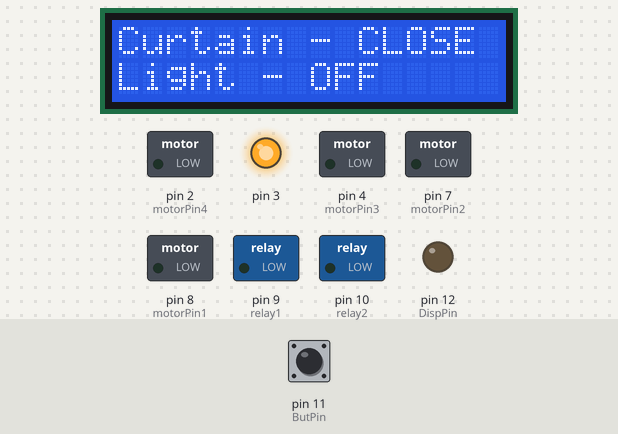
Recording of a sketch running on a simulated Arduino Uno, built with avr-gcc and run on an emulated ATmega328P. Shown: 16×2 character LCD, switched loads named in the sketch (green lamp = pin HIGH), output pins drawn as LEDs (lit = HIGH). The test bench sets the inputs (shaded band); at power-on: pin 11 (ButPin) LOW. What the sketch prints to the serial monitor is not drawn.

Above: at 7.4 s.
7.5 s: pin 11 (ButPin) pulled HIGH for 0.15 s
At 8.4 s:
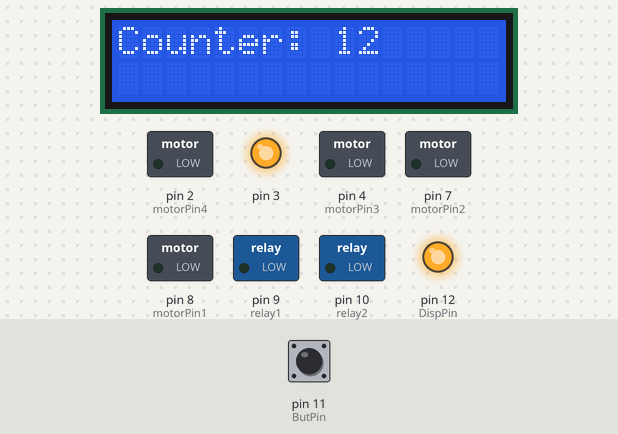
10.6 s: pin 11 (ButPin) pulled HIGH for 3.2 s
At 12.4 s:
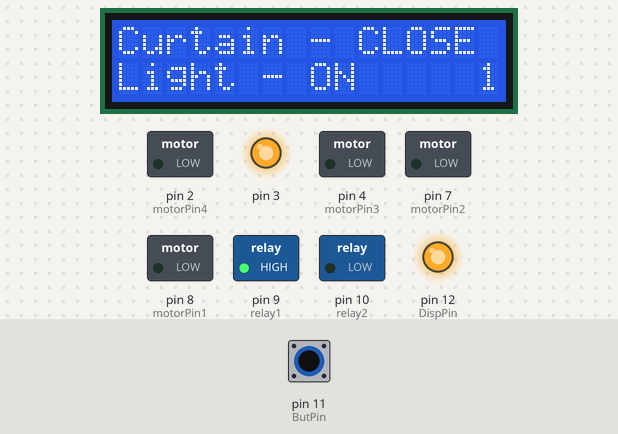
At 16.71 s:
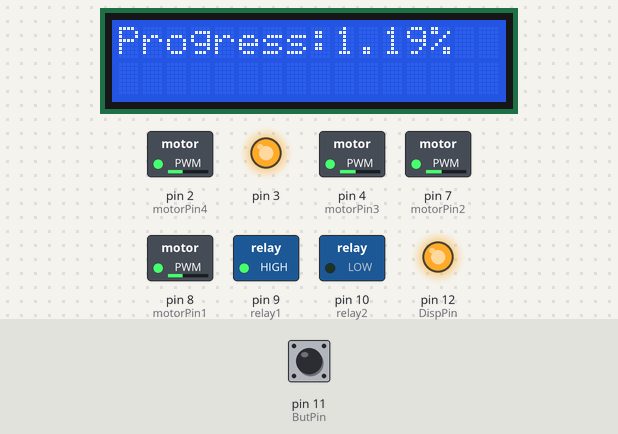
Timing chart, 0 to 43.1 s (numbered marks = the images above; inputs shaded):
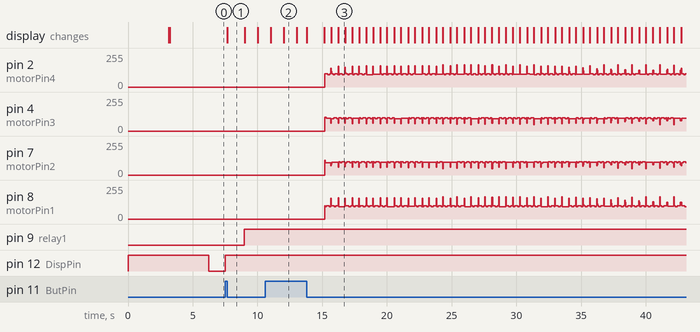

The sketch:

homecontrol.ino
```cpp
#include "LiquidCrystal_I2C.h"
#include "utility/twi.h"
#include "Wire.h"
#include <RCSwitch.h>

RCSwitch mySwitch = RCSwitch();

LiquidCrystal_I2C lcd(0x27,16,2);

int motorPin1         = 8;        // Pin мотора 1
int motorPin2         = 7;        // Pin мотора 2
int motorPin3         = 4;        // Pin мотора 3
int motorPin4         = 2;        // Pin мотора 4
int relay1            = 9;        // Реле1
int relay2            = 10;       // Реле2
int ButPin            = 11;       // Подключаем кнопку к выходу 11
int DispPin           = 12;       //Подсветка дисплея
int count             = 0;        // Количество секунд
int delay_count       = 0;        // Счетчик адержки
int lightValue        = 0;        // Начальное значение света
int curtainValue      = 1;        // Начальное значение занавески 1-закрыта 0-открыта
float openCloseValue  = 10752.0;     // Количесво шагов (1 оборот = 512 шагов)
int lookup[8] = {B01000, B01100, B00100, B00110, B00010, B00011, B00001, B01001};
int a                 = 0;

/*------------------------------------ Установка и настройка ------------------------------------*/
void setup(){
  Serial.begin(9600);
  pinMode(3, OUTPUT);
  digitalWrite(3, HIGH);
  mySwitch.enableReceive(0);
  pinMode(relay1, OUTPUT);
  pinMode(relay2, OUTPUT);
  pinMode(motorPin1,OUTPUT);
  pinMode(motorPin2,OUTPUT);
  pinMode(motorPin3,OUTPUT);
  pinMode(motorPin4,OUTPUT);
  pinMode(DispPin, OUTPUT);
  pinMode(ButPin, INPUT);
  digitalWrite(relay1, LOW);
  digitalWrite(DispPin, HIGH);
  digitalWrite(motorPin1, LOW);
  digitalWrite(motorPin2, LOW);
  digitalWrite(motorPin3, LOW);
  digitalWrite(motorPin4, LOW);


  lcd.begin(16, 2);


  Wire.begin();
  lcd.init();                      // initialize the lcd
  lcd.backlight();
  lcd.home();
  lcd.clear();
  lcd.print("Homecontrol v1.1");
  delay(3000);
  lcd.clear();
  delay(50);
  displayStat();
  delay(3000);
  digitalWrite(DispPin, LOW);
}

/*------------------------------------ Основной цикл --------------------------------------------*/
void loop() {

  if (Serial.available()) {a = Serial.parseInt(); if (a==1){action(20); } }
  if (digitalRead(ButPin) == HIGH){buttonAction();}
}
/*------------------------------------ Обработка кнопки -----------------------------------------*/
void buttonAction () {
  lightDisplay(1);
  count = 0;
  delay_count = 0;
  while(delay_count < 100) {
    if (digitalRead(ButPin) == HIGH)
    {
      count++;
      lightCountPrint();
      Serial.print("Counter: "); Serial.println(count);

      } else {
        delay_count++;
        Serial.print("Timeout: "); Serial.println(delay_count);
      }
    }
    Serial.println("Done!");
  action(count);
  }

void action(int count) {
  if(count > 10){
    if (count <= 50)
    {
      lightValue = !lightValue;
      Serial.println("Invert Ligth Value");
      ligth();
    } else{
       Serial.println("Invert Zanaveska Value");
       curtain();
       motorClear();
    }
  }
}
```

display.pde
```cpp
void displayStat() {
	lcd.clear();
	lcd.setCursor(0,0);
	if(curtainValue){
	   lcd.print("Curtain");
	   lcd.print(" - ");
	   lcd.print("CLOSE");
	} else {
		lcd.print("Curtain");
	    lcd.print(" - ");
	    lcd.print("OPEN");
	}
	lcd.setCursor(0,1);
	if(lightValue){
	    lcd.print("Light");
	    lcd.print(" - ");
	    lcd.print("ON");
	} else {
		lcd.print("Light");
	    lcd.print(" - ");
	    lcd.print("OFF");
	}
}
void lightDisplay(int li) {
	switch (li) {
		case 0:
			for(int i=3; i>=0; i--){
				lcd.setCursor(15,1);
				delay(1000);
				lcd.print(i);
			}
			displayStat();
			digitalWrite(DispPin, LOW);
			break;
		case 1:
			digitalWrite(DispPin, HIGH);
			break;
	}
}
void lightCountPrint() {
	lcd.clear();
	lcd.setCursor(0,0);
	lcd.print("Counter: "); lcd.print(count);
}
```

ligth.pde
```cpp
/*------------------------------------ Воключение или выключение света ------------------------------*/
void ligth() {
  if (lightValue)
  {
    digitalWrite(relay1, HIGH);
  } else {
    digitalWrite(relay1, LOW);
  }
  displayStat();
  lightDisplay(0);
}
```

motor.pde
```cpp
/*------------------------------------ Шторы ---------------------------------------------------------*/
void curtain() {
  if (curtainValue)
  {
    for(int i=0; i<=openCloseValue; i++) {
      int x = i % 64;
      if(!x){
        lcd.clear();
        lcd.print("Progress:");
        lcd.print(i/openCloseValue*100);
        lcd.print("%");
      }
      Motor(motorPin1, motorPin2, motorPin3, motorPin4, 0);
    }
  } else {
    for(int i=0; i<=openCloseValue; i++) {
      int x = i % 64;
      if(!x){
        lcd.clear();
        lcd.print("Progress:");
        lcd.print(i/openCloseValue*100);
        lcd.print("%");
      }
      Motor(motorPin4, motorPin3, motorPin2, motorPin1, 0);
    }
  }
  delay(1000);
  curtainValue = !curtainValue;
  displayStat();

}

void Motor(int pin_1, int pin_2, int pin_3, int pin_4, int speedMotor){
  for(int i = 0; i <= 7; i++) {
    digitalWrite(pin_1, bitRead(lookup[i], 0));
    digitalWrite(pin_2, bitRead(lookup[i], 1));
    digitalWrite(pin_3, bitRead(lookup[i], 2));
    digitalWrite(pin_4, bitRead(lookup[i], 3));
    delay(speedMotor + 1);
  }
}
void motorClear () {
  digitalWrite(motorPin1, LOW);
  digitalWrite(motorPin2, LOW);
  digitalWrite(motorPin3, LOW);
  digitalWrite(motorPin4, LOW);
  lightDisplay(0);
}
```

Measured:
- after the input at 7.5 s, pin 9 (relay1): LOW → HIGH after 1.5 s; pin 12 (DispPin): LOW → HIGH at once; the display: changes after 0.16 s (image 1)
- after the input at 10.6 s, pin 12 (DispPin): stays HIGH (without the input it goes to LOW after 2.4 s)
- what the display in image 1 shows lasts 1.3 s, from 7.7 s to 9.0 s
- what the display in image 2 shows lasts 1.0 s, from 12.0 s to 13.0 s
